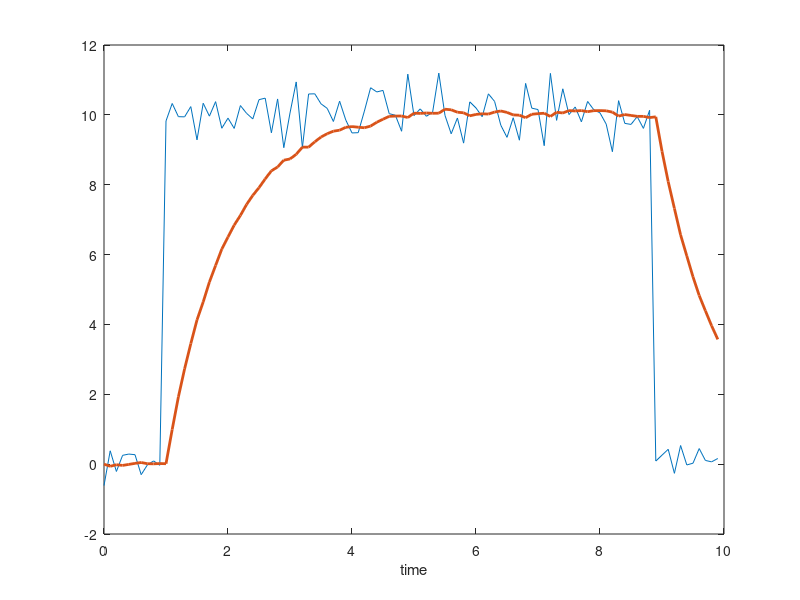

The MATLAB source for this figure:
% tau*du/dt=v(t)-u(t)
rng default

u0=0;
tau=1;
dt=0.1;

Tfinal=10;
n=round(Tfinal/dt);

t=(0:n-1)'*dt;

u=zeros(n,1);
u(1)=u0;

v=ones(n,1)*10;
v(1:10)=0;
v(end-10:end)=0;
%v=(rand(n,1)-0.5)*10;
v=v+randn(n,1)*0.5;

for i=1:n-1
    dudt=(v(i)-u(i))/tau;
    u(i+1)=u(i)+dudt*dt; % Euler 1-step forward integration
end

plot(t,v,t,u,'LineWidth',2)
xlabel('time')
